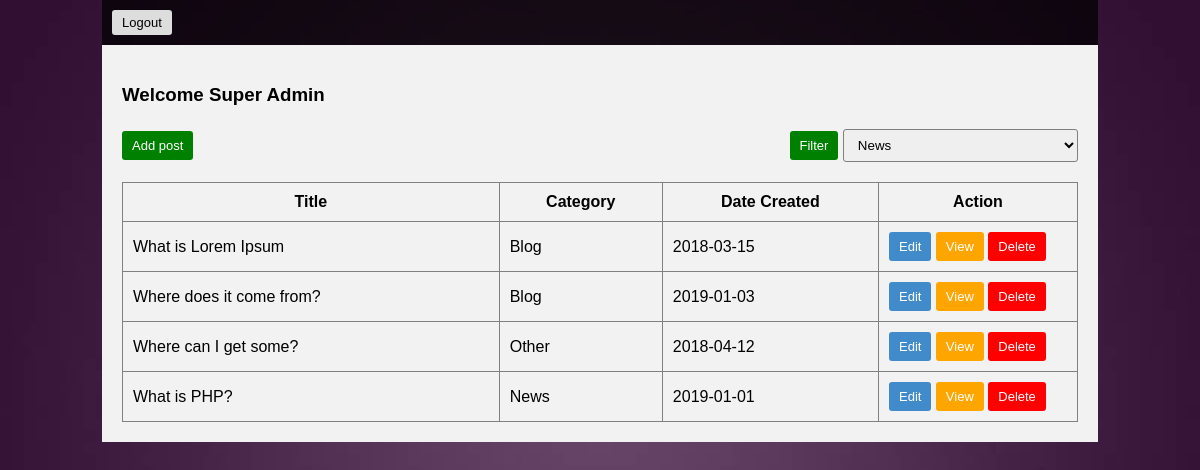
/dashboard.php (signed in), run on the app's committed database.
### tables this page shows
CREATE TABLE `posts` (
  `id` int(10) NOT NULL,
  `title` varchar(255) NOT NULL,
  `category` varchar(255) NOT NULL,
  `date_created` date NOT NULL,
  `image` varchar(255) NOT NULL,
  `content` longtext NOT NULL
);

### dashboard.php (the view, shortened to what this page needs)
<?php
include('include/connection.inc.php');
	if (isset($_GET['filter'])) {
		if ($_GET['filter'] == 1){
	$sql = "SELECT * FROM posts where Category = 'News' " ;
	$result = mysqli_query($conn,$sql);
}
	else {
	$sql = "SELECT * FROM posts where Category = 'Blog' " ;
	$result = mysqli_query($conn,$sql);
	}
		} else {
	$sql = "SELECT * FROM posts"  ;
	$result = mysqli_query($conn,$sql);
				}
?>
<!DOCTYPE html>
<html>
<head>
	<link rel="stylesheet" type="text/css" href="css/style.css">
</head>
<body>
	<nav>
		<div class="logout">
			<a href="logout.php">Logout</a>
		</div>
	</nav>
	<div class="container">
		<h3>Welcome Super Admin</h3>
		<div class="left">
			<a class="addbutton" href="add_post.php">Add post</a>
		</div>
		<div class="right">
			<form action="" method="get">
				<input type="submit" name="filter" class="addbutton" value="Filter">
				<select name="filter">
					<option value="1">News</option>
				</select>
			</form>
		</div>
		<table>
			<tr>
				<th>Title</th>
				<th>Category</th>
				<th>Date Created</th>
				<th style="width: 178px;">Action</th>
			<?php while($row = mysqli_fetch_assoc($result)) { ?>
					<tr>
						<td> <?php echo $row['title']; ?> </td>
						<td> <?php echo $row['category']; ?> </td>
						<td> <?php echo $row['date_created']; ?> </td>
						<td>
							<a class="editbutton" href=<?php echo 'edit_post.php?id='. $row['id']; ?>>Edit</a>
							<a class="viewbutton" href=<?php echo 'view_post.php?id='. $row['id']; ?>>View</a>
							<a class="deletebutton" href=<?php echo 'delete_post.php?id='. $row['id']; ?>>Delete</a>
						</td>
					</tr>
			<?php } ?>
		</table>
	</div>
</body>
</html>

### css/style.css (style rules this page uses)
body { width: 996px; margin: auto; display: table; font-family: sans-serif; background: url(../images/bg.jpg); background-repeat: no-repeat; background-attachment: fixed; background-position: center; background-size: cover; }
.container { background-color: #F2F2F2; padding: 20px; }
form { padding: 3em 2em; background: #F2F2F2; }
input, select { padding: 12px; border-radius: 3px; border: 1px solid gray; width: 235px; }
nav { background-color: #000000b3; padding: 10px; font-size: 13px; }
nav a { display: inline-block; color: #fff; padding: 5px; text-decoration: none; }
.navigation, .logout { width: 49.7%; display: inline-block; }
.logout a { padding: 5px 10px; background-color: #ddd; border-radius: 3px; color: #000; }
table { width: 100%; }
table, th, td { border: 1px solid gray; border-collapse: collapse; }
td, th { padding: 10px; }
.deletebutton { background-color: red; text-decoration: none; color: #fff; padding: 7px 10px; border-radius: 3px; display: inline-block; font-size: 13px; }
.viewbutton { background-color: orange; text-decoration: none; color: #fff; padding: 7px 10px; border-radius: 3px; display: inline-block; font-size: 13px; }
.addbutton { background-color: green; text-decoration: none; color: #fff; padding: 7px 10px; border-radius: 3px; border: 0px; display: inline-block; font-size: 13px; }
.editbutton { background-color: #428bca; text-decoration: none; color: #fff; padding: 7px 10px; border-radius: 3px; border: 0px; display: inline-block; font-size: 13px; }
.left, .right { display: inline-block; width: 49.76%; }
.right { text-align: right; }
.right select { padding: 7px 10px; }
.right input { width: auto; }
.right form { padding: 5px 0px 20px 0px; }

### data on the page
posts: title "What is Lorem Ipsum", category "Blog", date_created "2018-03-15"
posts: title "Where does it come from?", category "Blog", date_created "2019-01-03"
posts: title "Where can I get some?", category "Other", date_created "2018-04-12"
posts: title "What is PHP?", category "News", date_created "2019-01-01"
